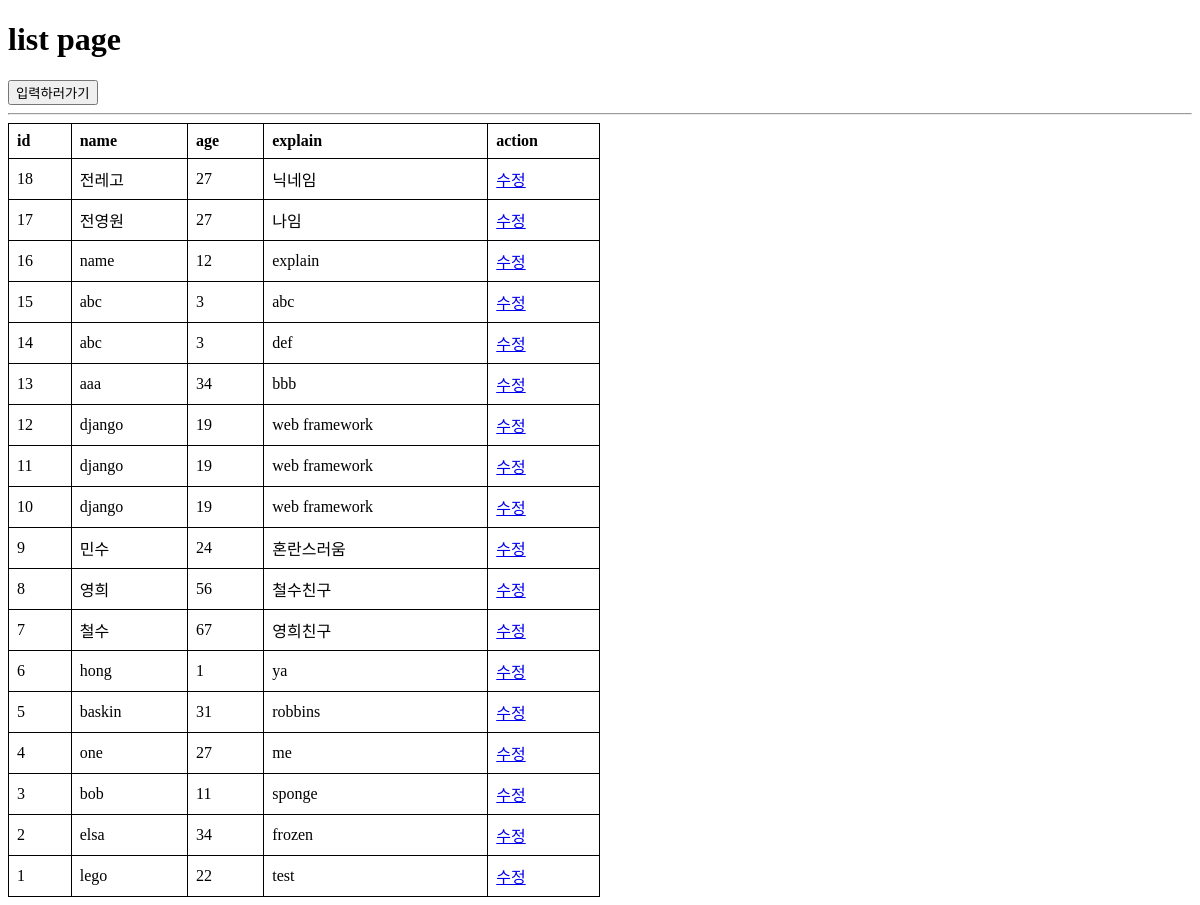
Page /testapp/list/ on the committed database.
### testapp/models.py (models this page shows, shortened)
class Member(models.Model):
    name = models.CharField(max_length=20)
    age = models.IntegerField(null=False)
    explain = models.TextField()

### testapp/views.py (the view)
# urls.py: path('list/', views.list, name='list'),
def list(request):
    members = Member.objects.all().order_by('-id')
    context = {
        'members': members,
    }
    return render(request, 'list.html', context)

### testapp/templates/list.html (shortened to what this page needs)
<!DOCTYPE html>
{% load static %}
<html lang="ko">
<head>
    <link href="{% static 'style.css' %}" rel="stylesheet" type="text/css">
</head>
<body>
    <h1>list page</h1>
    <form action="{% url 'testapp:form' %}" method='POST'>
        <button>입력하러가기</button>
    </form>
    <hr>
    <table>
        <tr>
            <th>id</th>
            <th>name</th>
            <th>age</th>
            <th>explain</th>
            <th>action</th>
        </tr>
        {% for member in members %}
        <tr>
            <td>{{ member.id }}</td>
            <td>{{ member.name }}</td>
            <td>{{ member.age }}</td>
            <td>{{ member.explain }}</td>
            <td><a href= "{% url 'testapp:form' %}?id={{member.id}}">수정</a></td>
        </tr>
        {% endfor %}
    </table>
</body>
</html>

### testapp/static/style.css (style rules this page uses)
table { width: 50%; border-collapse: collapse; }
th, td { border: 1px solid; padding: 8px; text-align: left; }

### rows in the picture
Member: id "18", name "전레고", age "27", explain "닉네임"
Member: id "17", name "전영원", age "27", explain "나임"
Member: id "16", name "name", age "12", explain "explain"
Member: id "15", name "abc", age "3", explain "abc"
Member: id "14", name "abc", age "3", explain "def"
Member: id "13", name "aaa", age "34", explain "bbb"
Member: id "12", name "django", age "19", explain "web framework"
Member: id "11", name "django", age "19", explain "web framework"
Member: id "10", name "django", age "19", explain "web framework"
Member: id "9", name "민수", age "24", explain "혼란스러움"
Member: id "8", name "영희", age "56", explain "철수친구"
Member: id "7", name "철수", age "67", explain "영희친구"
Member: id "6", name "hong", age "1", explain "ya"
Member: id "5", name "baskin", age "31", explain "robbins"
Member: id "4", name "one", age "27", explain "me"
Member: id "3", name "bob", age "11", explain "sponge"
Member: id "2", name "elsa", age "34", explain "frozen"
Member: id "1", name "lego", age "22", explain "test"
